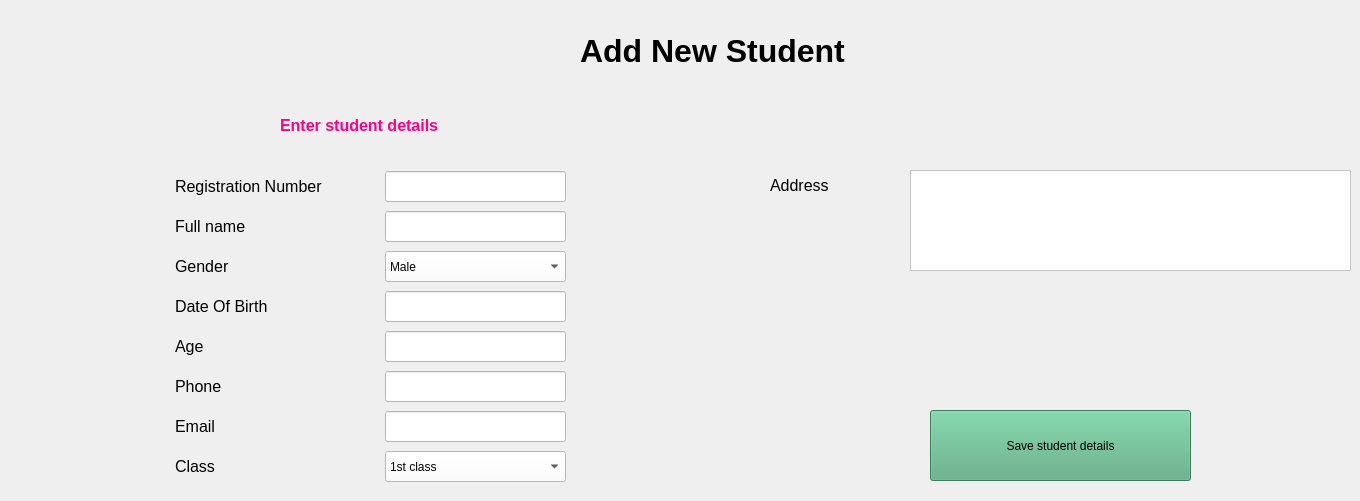
    <widget class="QWidget" name="tab_3">
     <attribute name="title">
      <string>add student</string>
     </attribute>
     <widget class="QLabel" name="l11">
      <property name="geometry">
       <rect>
        <x>280</x>
        <y>100</y>
        <width>231</width>
        <height>51</height>
       </rect>
      </property>
      <property name="font">
       <font>
        <pointsize>12</pointsize>
        <weight>75</weight>
        <bold>true</bold>
       </font>
      </property>
      <property name="styleSheet">
       <string notr="true">color: rgb(255, 0, 127);</string>
      </property>
      <property name="text">
       <string>Enter student details</string>
      </property>
     </widget>
     <widget class="QLabel" name="label_9">
      <property name="geometry">
       <rect>
        <x>580</x>
        <y>10</y>
        <width>441</width>
        <height>81</height>
       </rect>
      </property>
      <property name="font">
       <font>
        <pointsize>24</pointsize>
        <weight>75</weight>
        <bold>true</bold>
       </font>
      </property>
      <property name="text">
       <string>Add New Student</string>
      </property>
     </widget>
     <widget class="QLabel" name="label_10">
      <property name="geometry">
       <rect>
        <x>175</x>
        <y>161</y>
        <width>201</width>
        <height>51</height>
       </rect>
      </property>
      <property name="font">
       <font>
        <pointsize>12</pointsize>
       </font>
      </property>
      <property name="text">
       <string>Registration Number</string>
      </property>
     </widget>
     <widget class="QLineEdit" name="tb11">
      <property name="geometry">
       <rect>
        <x>385</x>
        <y>171</y>
        <width>181</width>
        <height>31</height>
       </rect>
      </property>
      <property name="styleSheet">
       <string notr="true">background-color: rgb(255, 255, 255);
font: 12pt &quot;MS Shell Dlg 2&quot;;</string>
      </property>
     </widget>
     <widget class="QLineEdit" name="tb12">
      <property name="geometry">
       <rect>
        <x>385</x>
        <y>211</y>
        <width>181</width>
        <height>31</height>
       </rect>
      </property>
      <property name="styleSheet">
       <string notr="true">background-color: rgb(255, 255, 255);
font: 12pt &quot;MS Shell Dlg 2&quot;;</string>
      </property>
     </widget>
     <widget class="QLabel" name="label_20">
      <property name="geometry">
       <rect>
        <x>175</x>
        <y>201</y>
        <width>201</width>
        <height>51</height>
       </rect>
      </property>
      <property name="font">
       <font>
        <pointsize>12</pointsize>
       </font>
      </property>
      <property name="text">
       <string>Full name</string>
      </property>
     </widget>
     <widget class="QLabel" name="label_21">
      <property name="geometry">
       <rect>
        <x>175</x>
        <y>241</y>
        <width>201</width>
        <height>51</height>
       </rect>
      </property>
      <property name="font">
       <font>
        <pointsize>12</pointsize>
       </font>
      </property>
      <property name="text">
       <string>Gender</string>
      </property>
     </widget>
     <widget class="QComboBox" name="cb11">
      <property name="geometry">
       <rect>
        <x>385</x>
        <y>251</y>
        <width>181</width>
        <height>31</height>
       </rect>
      </property>
      <property name="styleSheet">
       <string notr="true">background-color: rgb(255, 255, 255);
font: 12pt &quot;MS Shell Dlg 2&quot;;</string>
      </property>
      <item>
       <property name="text">
        <string>Male</string>
       </property>
      </item>
      <item>
       <property name="text">
        <string>Female</string>
       </property>
      </item>
     </widget>
     <widget class="QLineEdit" name="tb13">
      <property name="geometry">
       <rect>
        <x>385</x>
        <y>291</y>
        <width>181</width>
        <height>31</height>
       </rect>
      </property>
      <property name="styleSheet">
       <string notr="true">background-color: rgb(255, 255, 255);
font: 12pt &quot;MS Shell Dlg 2&quot;;</string>
      </property>
     </widget>
     <widget class="QLabel" name="label_22">
      <property name="geometry">
       <rect>
        <x>175</x>
        <y>281</y>
        <width>201</width>
        <height>51</height>
       </rect>
      </property>
      <property name="font">
       <font>
        <pointsize>12</pointsize>
       </font>
      </property>
      <property name="text">
       <string>Date Of Birth</string>
      </property>
     </widget>
     <widget class="QLineEdit" name="tb14">
      <property name="geometry">
       <rect>
        <x>385</x>
        <y>331</y>
        <width>181</width>
        <height>31</height>
       </rect>
      </property>
      <property name="styleSheet">
       <string notr="true">background-color: rgb(255, 255, 255);
font: 12pt &quot;MS Shell Dlg 2&quot;;</string>
      </property>
     </widget>
     <widget class="QLabel" name="label_23">
      <property name="geometry">
       <rect>
        <x>175</x>
        <y>321</y>
        <width>201</width>
        <height>51</height>
       </rect>
      </property>
      <property name="font">
       <font>
        <pointsize>12</pointsize>
       </font>
      </property>
      <property name="text">
       <string>Age</string>
      </property>
     </widget>
     <widget class="QLabel" name="label_24">
      <property name="geometry">
       <rect>
        <x>770</x>
        <y>160</y>
        <width>111</width>
        <height>51</height>
       </rect>
      </property>
      <property name="font">
       <font>
        <pointsize>12</pointsize>
       </font>
      </property>
      <property name="text">
       <string>Address</string>
      </property>
     </widget>
     <widget class="QTextEdit" name="mtb11">
      <property name="geometry">
       <rect>
        <x>910</x>
        <y>170</y>
        <width>441</width>
        <height>101</height>
       </rect>
      </property>
      <property name="styleSheet">
       <string notr="true">background-color: rgb(255, 255, 255);
font: 12pt &quot;MS Shell Dlg 2&quot;;</string>
      </property>
     </widget>
     <widget class="QLineEdit" name="tb15">
      <property name="geometry">
       <rect>
        <x>385</x>
        <y>371</y>
        <width>181</width>
        <height>31</height>
       </rect>
      </property>
      <property name="styleSheet">
       <string notr="true">background-color: rgb(255, 255, 255);
font: 12pt &quot;MS Shell Dlg 2&quot;;</string>
      </property>
     </widget>
     <widget class="QLabel" name="label_25">
      <property name="geometry">
       <rect>
        <x>175</x>
        <y>361</y>
        <width>201</width>
        <height>51</height>
       </rect>
      </property>
      <property name="font">
       <font>
        <pointsize>12</pointsize>
       </font>
      </property>
      <property name="text">
       <string>Phone</string>
      </property>
     </widget>
     <widget class="QLineEdit" name="tb16">
      <property name="geometry">
       <rect>
        <x>385</x>
        <y>411</y>
        <width>181</width>
        <height>31</height>
       </rect>
      </property>
      <property name="styleSheet">
       <string notr="true">background-color: rgb(255, 255, 255);
font: 12pt &quot;MS Shell Dlg 2&quot;;</string>
      </property>
     </widget>
     <widget class="QLabel" name="label_26">
      <property name="geometry">
       <rect>
        <x>175</x>
        <y>401</y>
        <width>201</width>
        <height>51</height>
       </rect>
      </property>
      <property name="font">
       <font>
        <pointsize>12</pointsize>
       </font>
      </property>
      <property name="text">
       <string>Email</string>
      </property>
     </widget>
     <widget class="QLabel" name="label_27">
      <property name="geometry">
       <rect>
        <x>175</x>
        <y>441</y>
        <width>201</width>
        <height>51</height>
       </rect>
      </property>
      <property name="font">
       <font>
        <pointsize>12</pointsize>
       </font>
      </property>
      <property name="text">
       <string>Class</string>
      </property>
     </widget>
     <widget class="QComboBox" name="cb12">
      <property name="geometry">
       <rect>
        <x>385</x>
        <y>451</y>
        <width>181</width>
        <height>31</height>
       </rect>
      </property>
      <property name="styleSheet">
       <string notr="true">background-color: rgb(255, 255, 255);
font: 12pt &quot;MS Shell Dlg 2&quot;;</string>
      </property>
      <item>
       <property name="text">
        <string>1st class</string>
       </property>
      </item>
      <item>
       <property name="text">
        <string>2nd class</string>
       </property>
      </item>
      <item>
       <property name="text">
        <string>3rd class</string>
       </property>
      </item>
      <item>
       <property name="text">
        <string>4th class</string>
       </property>
      </item>
      <item>
       <property name="text">
        <string>5th class</string>
       </property>
      </item>
      <item>
       <property name="text">
        <string>6th class</string>
       </property>
      </item>
      <item>
       <property name="text">
        <string>7th class</string>
       </property>
      </item>
      <item>
       <property name="text">
        <string>8th class</string>
       </property>
      </item>
      <item>
       <property name="text">
        <string>9th class</string>
       </property>
      </item>
      <item>
       <property name="text">
        <string>10th class</string>
       </property>
      </item>
      <item>
       <property name="text">
        <string>11th class</string>
       </property>
      </item>
      <item>
       <property name="text">
        <string>12th class</string>
       </property>
      </item>
     </widget>
     <widget class="QPushButton" name="b12">
      <property name="geometry">
       <rect>
        <x>930</x>
        <y>410</y>
        <width>261</width>
        <height>71</height>
       </rect>
      </property>
      <property name="styleSheet">
       <string notr="true">background-color: rgb(85, 170, 127);
font: 12pt &quot;MS Shell Dlg 2&quot;;</string>
      </property>
      <property name="text">
       <string>Save student details</string>
      </property>
     </widget>
    </widget>
